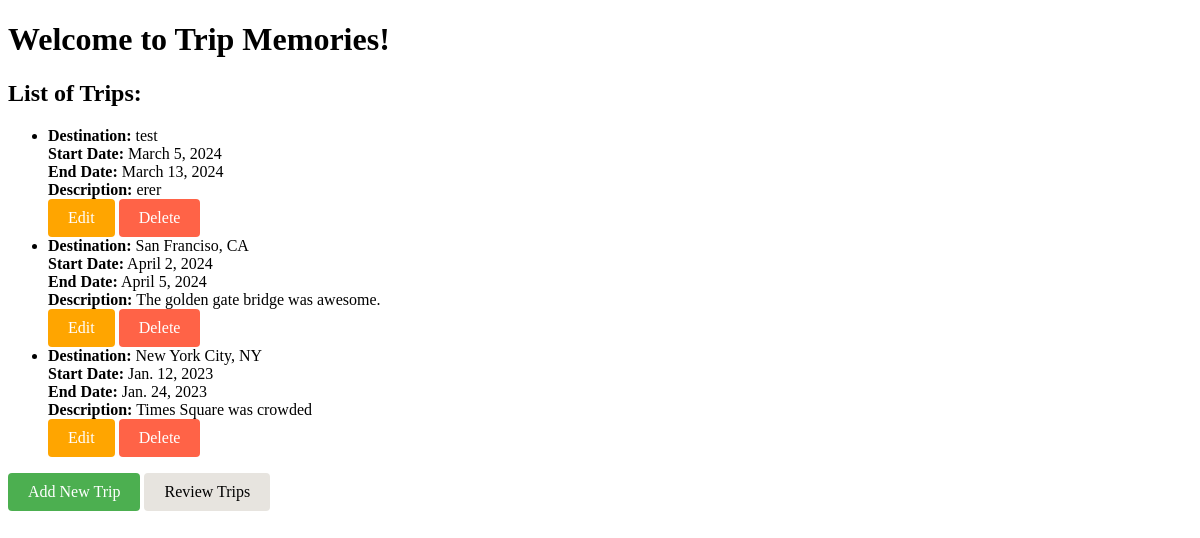
The page / on the database its author committed.
### trip/models.py (models this page shows, shortened)
class Trip(models.Model):
    user = models.ForeignKey(User, on_delete=models.CASCADE, related_name='trip')
    destination = models.CharField(max_length=100)
    description = models.TextField(blank=True, null=True)
    start_date = models.DateField()
    end_date = models.DateField()
    class Meta:
        indexes = [
            models.Index(fields=['user'], name='trip_user_idx'),
            models.Index(fields=['start_date'], name='trip_start_date_idx'),
            models.Index(fields=['end_date'], name='trip_end_date_idx'),
        ]

### trip/views.py (the view)
# urls.py: path('', views.home, name='home'),
def home(request):
    year_filter_form = TripYearFilterForm(request.GET or None)
    trips = Trip.objects.all()
    if 'year' in request.GET and request.GET['year']:
        trips = trips.filter(start_date__year=request.GET['year'])
    return render(request, 'trip/home.html', {
        'trips': trips,
        'year_filter_form': year_filter_form,  # Pass the form to the template
    })

### trip/templates/trip/home.html (shortened to what this page needs)
<!DOCTYPE html>
<html lang="en">
<head>
    {% load static %}
    <link rel="stylesheet" href="{% static 'trip/styles.css' %}" type="text/css">
</head>
<body>
    <h1>Welcome to Trip Memories!</h1>
    <div>
        <h2>List of Trips:</h2>
        <ul>
            {% for trip in trips %}
                <li>
                    <strong>Destination:</strong> {{ trip.destination }} <br>
                    <strong>Start Date:</strong> {{ trip.start_date }} <br>
                    <strong>End Date:</strong> {{ trip.end_date }} <br>
                    <strong>Description:</strong> {{ trip.description }} <br>
                    <a href="{% url 'edit_trip' trip.id %}" class="edit-trip-button">Edit</a>
                    <a href="{% url 'delete_trip' trip.id %}" class="delete-trip-button">Delete</a>
                </li>
            {% empty %}
                <li>No trips have been added yet.</li>
            {% endfor %}
        </ul>
        <a href="{% url 'add_trip' %}" class="add-trip-button">Add New Trip</a>
        <a href="{% url 'review_page' %}" class="review-trips-button">Review Trips</a>
    </div>
</body>
</html>

### trip/static/trip/styles.css (style rules this page uses)
.add-trip-button, .edit-trip-button, .delete-trip-button, .review-trips-button,.delete-review-button { padding: 10px 20px; border: none; border-radius: 4px; cursor: pointer; text-decoration: none; display: inline-block; }
.add-trip-button { background-color: #4CAF50; color: white; }
.edit-trip-button { background-color: #FFA500; color: white; }
.delete-trip-button { background-color: #FF6347; color: white; }
.review-trips-button { background-color: #e7e4df; color: black; }

### rows shown on the page
Trip: destination "test", start_date "March 5, 2024", end_date "March 13, 2024", description "erer"
Trip: destination "San Franciso, CA", start_date "April 2, 2024", end_date "April 5, 2024", description "The golden gate bridge was awesome."
Trip: destination "New York City, NY", start_date "Jan. 12, 2023", end_date "Jan. 24, 2023", description "Times Square was crowded"
